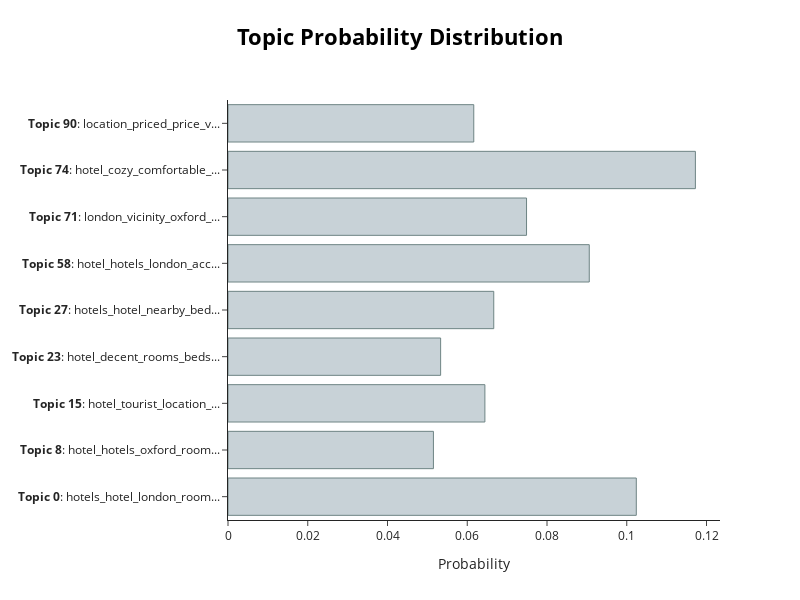

Here is the notebook cell this chart was saved with:
### Code cell
topic_model.visualize_distribution(topic_distr[doc_id], min_probability=0.05)

### Figure 1 — Plotly figure (JSON) as saved in the notebook; plotly's stock layout.template omitted (floating-point values rounded to 4 significant figures)
{"data": [{"marker": {"color": "#C8D2D7", "line": {"color": "#6E8484", "width": 1}}, "orientation": "h", "type": "bar", "x": [0.1024, 0.05152, 0.06443, 0.05332, 0.06665, 0.0906, 0.07487, 0.1172, 0.06164], "y": ["<b>Topic 0</b>: hotels_hotel_london_room...", "<b>Topic 8</b>: hotel_hotels_oxford_room...", "<b>Topic 15</b>: hotel_tourist_location_...", "<b>Topic 23</b>: hotel_decent_rooms_beds...", "<b>Topic 27</b>: hotels_hotel_nearby_bed...", "<b>Topic 58</b>: hotel_hotels_london_acc...", "<b>Topic 71</b>: london_vicinity_oxford_...", "<b>Topic 74</b>: hotel_cozy_comfortable_...", "<b>Topic 90</b>: location_priced_price_v..."]}], "layout": {"height": 600, "hoverlabel": {"bgcolor": "white", "font": {"family": "Rockwell", "size": 16}}, "title": {"font": {"color": "Black", "size": 22}, "text": "<b>Topic Probability Distribution</b>", "x": 0.5, "xanchor": "center", "y": 0.95, "yanchor": "top"}, "width": 800, "xaxis": {"title": {"text": "Probability"}}}}
